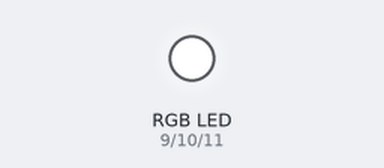
Bench run of a sketch on a simulated Arduino Uno, built with avr-gcc and run on an emulated ATmega328P. Shown: an RGB LED mixed from three pins (HIGH = lit).

Above: at 1.5 s.
At 3.5 s:
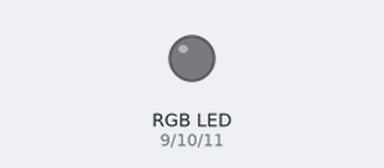
At 4.1 s:
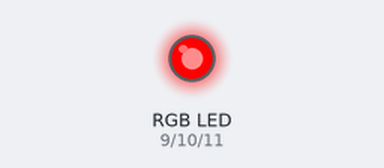
At 4.5 s:
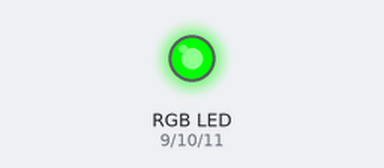
At 4.9 s:
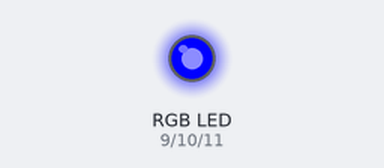
Timing chart, 0 to 6.8 s (numbered marks = the images above):
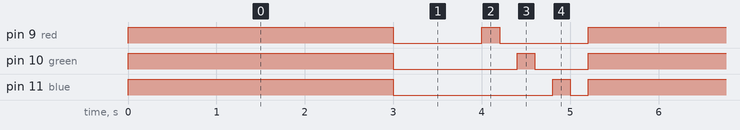

The sketch:

rgb_s.ino
```cpp
int red=9, green=10, blue=11;
void setup() {
pinMode(red, OUTPUT);
pinMode(green, OUTPUT);
pinMode(blue, OUTPUT);

}

void loop() {
digitalWrite(red, HIGH);
digitalWrite(green, HIGH);
digitalWrite(blue, HIGH);
delay(3000);

digitalWrite(red, LOW);
digitalWrite(green, LOW);
digitalWrite(blue, LOW);
delay(1000);

digitalWrite(red, HIGH);
delay(200);
digitalWrite(red, LOW);
delay(200);


digitalWrite(green, HIGH);
delay(200);
digitalWrite(green, LOW);
delay(200);


digitalWrite(blue, HIGH);
delay(200);
digitalWrite(blue, LOW);
delay(200);

digitalWrite(red, LOW);
digitalWrite(green, LOW);
digitalWrite(blue, LOW);
}
```

Measured:
- by itself, pin 9 (red): repeats every 5.2 s: LOW 1.0 s, HIGH 0.20 s, LOW 1.0 s, HIGH 3.0 s
- by itself, pin 10 (green): repeats every 5.2 s: LOW 1.4 s, HIGH 0.20 s, LOW 0.60 s, HIGH 3.0 s
- by itself, pin 11 (blue): repeats every 5.2 s: LOW 1.8 s, HIGH 0.20 s, LOW 0.20 s, HIGH 3.0 s
